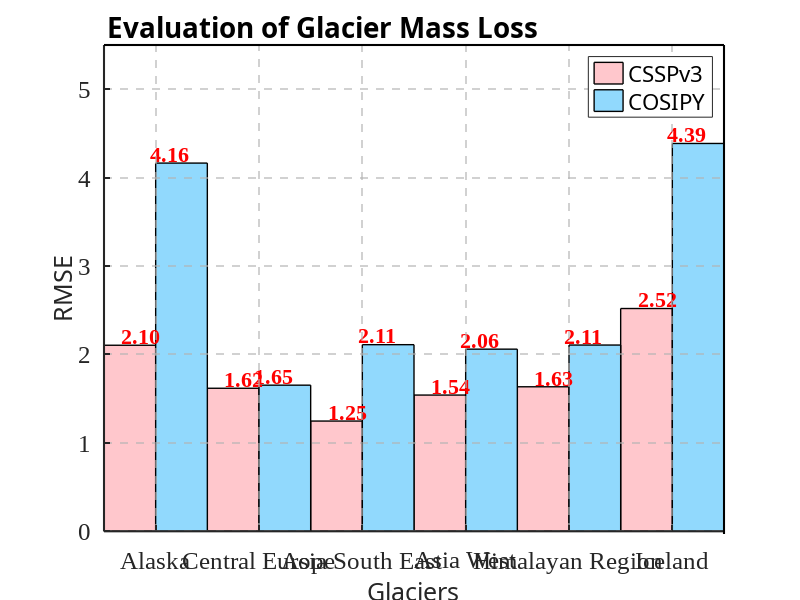

MATLAB code to generate this figure:
clc,clear
load ./glc_rmse.mat
% CSSPv3, COSIPY, CSSPv3_nofre

K = [[255 199 204];[145 217 253];[235 255 235]]/255;
figure(1)
set(gcf,'Units','centimeters','Position',[5,5,35.5,20.5],'color','white');
h = bar(rmse(:,1:2),'BarWidth',1);
set(h(1),'FaceColor',K(1,:));
set(h(2),'FaceColor',K(2,:));
set(h, 'LineWidth',1);
xlim([0.5 6.5])
ylim([0 5.5])
set(gca,'YTick',0:1:5,'fontsize',14,'FontName','Time New Roman')
glacier_name = {'Alaska', 'Central Europe', 'Asia South East', ...
    'Asia West', 'Himalayan Region', 'Iceland'};
set(gca, 'XTickLabel',glacier_name,'fontsize',18,'FontName','Times New Roman');
set(gca, 'XTickLabelRotation', 0);

xlabel('Glaciers','FontName','Time New Roman','fontsize',18)
ylabel('RMSE','FontName','Time New Roman','fontsize',18)
grid on
set(gca, 'GridLineStyle', '--', ...
    'GridColor', [0.7 0.7 0.7], ...
    'GridAlpha', 0.6, ...
    'MinorGridLineStyle', '--')

numgroups = size(rmse(:,1:2),1);
numbars = size(rmse(:,1:2),2);
groupwidth = min(0.8,numbars/(numbars+1.5));

offset_x = 0;
for i = 1:numbars
    for j = 1:numgroups
        y = rmse(j,i);
        x = j - groupwidth/2 + (2*i-1)*groupwidth/(2*numbars);
        if y > 0
            offset_y = 0.02;
            text(x + offset_x, y + offset_y, sprintf('%.2f', y), ...
                'FontSize', 16, 'FontName', 'Times New Roman', ...
                'HorizontalAlignment', 'center', 'VerticalAlignment', 'bottom','Color','r','FontWeight','bold');
        else
            offset_y = -0.02;
            text(x + offset_x, y + offset_y, sprintf('%.2f', y), ...
                'FontSize', 16, 'FontName', 'Times New Roman', ...
                'HorizontalAlignment', 'center', 'VerticalAlignment', 'top','Color','r','FontWeight','bold');
        end
    end
end

legend('CSSPv3','COSIPY','FontName','Time New Roman','Location','Northeast','fontsize',16)
n_title = title('Evaluation of Glacier Mass Loss','FontSize',20,'FontName','Time New Roman',...
    'HorizontalAlignment','left', 'Units', 'normalized');
set(n_title, 'Position', [0.005, 1.015, 0]);

set(gca, 'LineWidth', 1.5)
box off
ax = axes('Position',get(gca,'Position'),'XAxisLocation','top',...
    'YAxisLocation','right','Color','none','XColor','k','YColor','k');  
set(ax,'XTick', [],'YTick', []); 
set(gca, 'LineWidth', 1.5)
print(figure(1),'./Fig13_GML','-dpng','-r300')


fprintf('%-20s | %-10s | %-10s | %-10s | %-15s | %-15s\n', ...
    'Glacier', 'CSSPv3', 'COSIPY', 'noFre', 'Δ vs COSIPY (%)', 'Δ vs noFre (%)');
imp_cosipy = (rmse(:,1) - rmse(:,2)) ./ rmse(:,2) * 100;
imp_nofre  = (rmse(:,1) - rmse(:,3)) ./ rmse(:,3) * 100;

for i = 1:size(rmse,1)
    fprintf('%-20s | %-10.2f | %-10.2f | %-10.2f | %-15.2f | %-15.2f\n', ...
        glacier_name{i}, ...   % glacier/station name
        rmse(i,1), ...         % CSSPv3 raw RMSE
        rmse(i,2), ...         % COSIPY raw RMSE
        rmse(i,3), ...         % noFre raw RMSE
        imp_cosipy(i), ...     % signed %
        imp_nofre(i));
end
